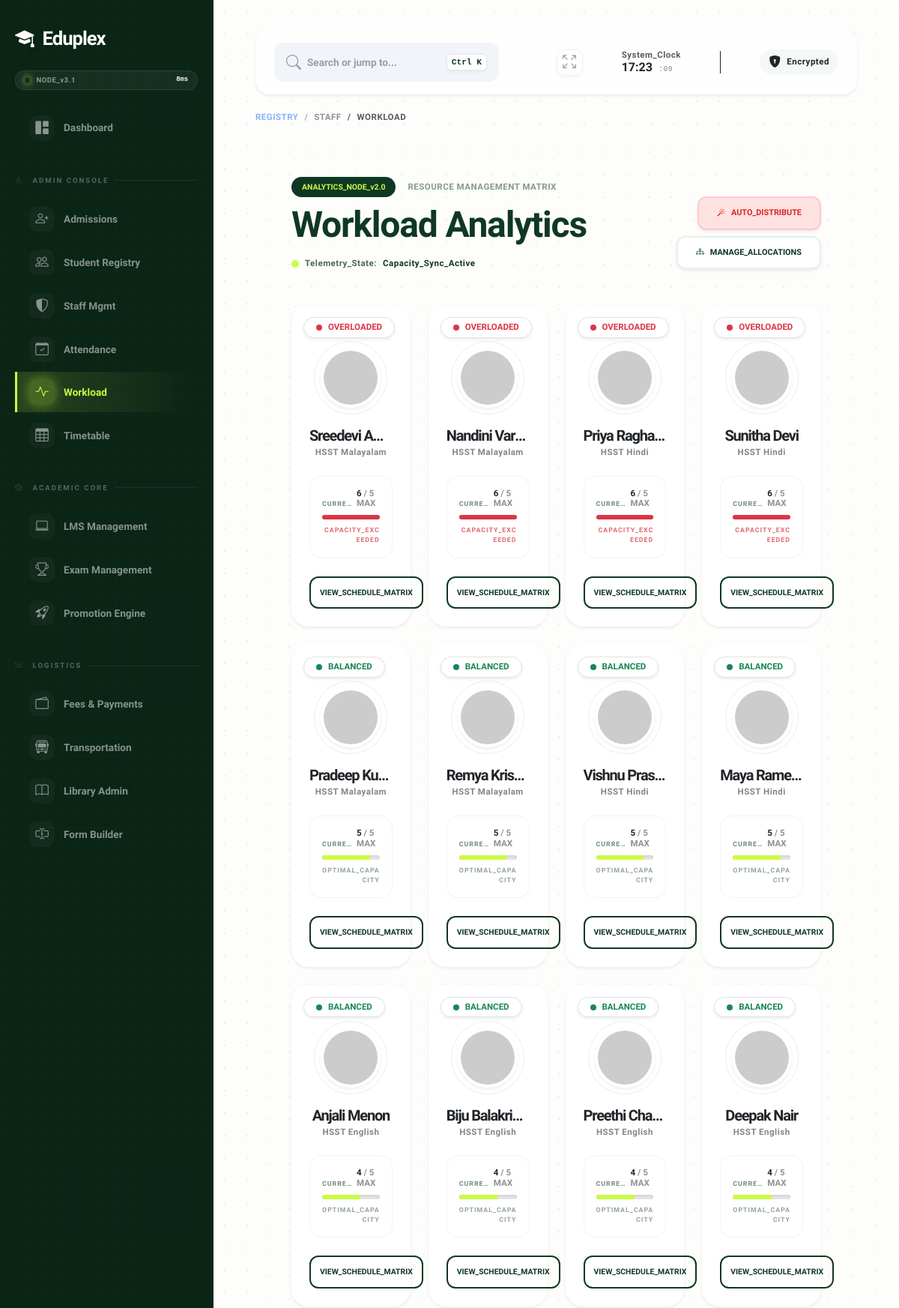
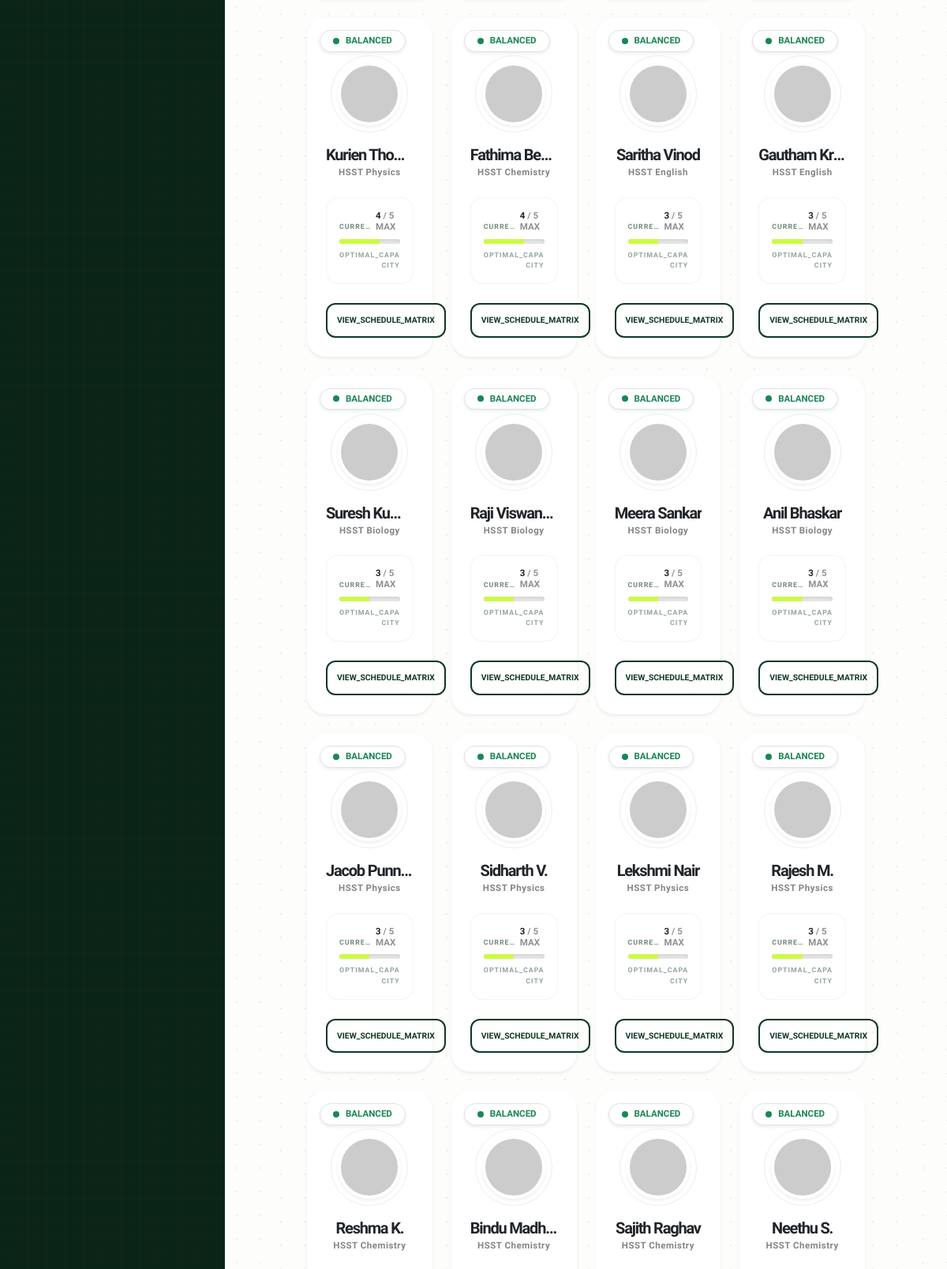
Screenshot of /staff/workload/ (signed in, upper part) with the database file from the repository (2 pictures, top to bottom).
### staff/models.py (models this page shows, shortened)
class Staff(models.Model):
    STATUS_CHOICES = [
        ('Active', 'Active'),
        ('Resigned', 'Resigned'),
        ('On_Leave', 'On Leave'),
    ]
    ROLE_CHOICES = [
        ('Teacher', 'Faculty Member'),
        ('Admin', 'Root Administrator'),
        ('Cashier', 'Financial Officer'),
        ('Librarian', 'Library Admin'),
        ('Office_Staff', 'Front Desk Operations'),
        ('Dept_Admin', 'Department Head'),
    ]
    user = models.OneToOneField(User, on_delete=models.CASCADE)
    staff_id = models.CharField(max_length=20, unique=True, null=True, blank=True)
    department = models.ForeignKey(Department, on_delete=models.SET_NULL, null=True, blank=True)
    designation = models.CharField(max_length=100)
    role = models.CharField(max_length=20, choices=ROLE_CHOICES, default='Teacher') # Added new role field
    qualification = models.CharField(max_length=100, null=True, blank=True)
    joining_date = models.DateField(default=timezone.now, null=True, blank=True)
    phone = models.CharField(max_length=15, null=True, blank=True)
    address = models.TextField(null=True, blank=True)
    is_teaching_staff = models.BooleanField(default=True)
    status = models.CharField(max_length=20, choices=STATUS_CHOICES, default='Active')

### staff/views.py (the view)
# urls.py: path('workload/', views.workload_dashboard, name='workload'),
@login_required
@user_passes_test(is_admin_or_dept_admin)
def workload_dashboard(request):
    teacher_workload = Staff.objects.filter(is_teaching_staff=True).annotate(
        subject_count=Count('allocations')
    ).order_by('-subject_count')
    return render(request, 'workload/dashboard.html', {'teachers': teacher_workload})

### templates/workload/dashboard.html (shortened to what this page needs)
{% extends 'base.html' %}
{% block content %}
<div class="theme-wrapper container-fluid p-4 p-lg-5 page-load-animation registry-blueprint">
    <div class="row align-items-end mb-5 gy-4">
        <div class="col-xl-7 col-xxl-8" style="min-width: 0;">
            <div class="d-flex align-items-center gap-3 mb-2">
                <span class="badge-node-tech flex-shrink-0">ANALYTICS_NODE_v2.0</span>
                <h6 class="text-uppercase smallest fw-black ls-1 m-0 text-theme-dark opacity-50 text-truncate">
                    Resource Management Matrix
                </h6>
            </div>
            <h1 class="display-title text-theme-dark tracking-tighter m-0 line-height-1 text-truncate w-100">
                Workload <span class="theme-accent-text-dark">Analytics</span>
            </h1>
            <div class="d-flex align-items-center gap-2 mt-3 text-theme-dark fw-bold">
                <div class="status-pulse-wrapper d-flex align-items-center flex-shrink-0"><span class="status-dot animate-pulse"></span></div>
                <span class="smallest ls-1 fw-black text-nowrap uppercase opacity-75">Telemetry_State:</span>
                <span class="smallest ls-1 fw-black text-nowrap text-theme-accent-dark uppercase">Capacity_Sync_Active</span>
            </div>
        </div>
        <div class="col-xl-5 col-xxl-4 d-flex flex-wrap justify-content-xl-end gap-2">
            {% if request.user.is_superuser %}
            <a href="{% url 'staff:auto_distribute' %}"
               class="btn-terminal-action danger text-nowrap shadow-sm justify-content-center"
               onclick="return confirm('⚠️ SYSTEM OVERRIDE: This will WIPE all current allocations and strictly re-assign teachers based on their designation. This is calculated for ~32 teachers (~4 classes each). Proceed?');">
                <i class="bi bi-magic me-2"></i>AUTO_DISTRIBUTE
            </a>
            {% endif %}
            <a href="{% url 'staff:allocation_list' %}" class="btn-terminal-action standard text-nowrap shadow-sm justify-content-center">
                <i class="bi bi-diagram-3 me-2"></i>MANAGE_ALLOCATIONS
            </a>
        </div>
    </div>
    <div class="row g-4 transition-fade">
        {% for teacher in teachers %}
        <div class="col-xl-3 col-lg-4 col-md-6">
            <div class="card card-terminal border-0 h-100 text-center terminal-node-card shadow-sm position-relative">
                <div class="position-absolute top-0 start-0 m-3">
                    <div class="terminal-badge-status border bg-white shadow-sm m-0">
                        {% if teacher.subject_count == 0 %}
                            <span class="dot-mini bg-secondary"></span>
                            <span class="smallest fw-black uppercase text-secondary">IDLE_NODE</span>
                        {% elif teacher.subject_count > 5 %}
                            <span class="dot-mini bg-danger animate-pulse-danger"></span>
                            <span class="smallest fw-black uppercase text-danger">OVERLOADED</span>
                        {% else %}
                            <span class="dot-mini bg-success"></span>
                            <span class="smallest fw-black uppercase text-success">BALANCED</span>
                        {% endif %}
                    </div>
                </div>
                <div class="card-body p-4 d-flex flex-column align-items-center mt-4">
                    <div class="terminal-avatar-wrapper mb-3 flex-shrink-0">
                        {% if teacher.photo %}
                            <img src="{{ teacher.photo.url }}" class="avatar-terminal shadow-sm" width="80" height="80">
                        {% else %}
                            <img src="https://ui-avatars.com/api/?name={{ teacher.user.get_full_name }}&background=0f3822&color=cbfb45&size=128&bold=true" class="avatar-terminal shadow-sm" width="80" height="80">
                        {% endif %}
                    </div>
                    <h5 class="fw-black text-theme-dark mb-1 tracking-tighter text-capitalize text-truncate w-100">{{ teacher.user.get_full_name }}</h5>
                    <p class="smallest fw-bold text-muted uppercase ls-1 mb-4 text-truncate w-100 opacity-75">{{ teacher.designation|default:"General Staff" }}</p>
                    <div class="terminal-data-strip w-100 p-3 mb-4 border text-start bg-white">
                        <div class="d-flex justify-content-between align-items-end mb-2">
                            <span class="label-micro m-0 text-truncate">CURRENT_LOAD</span>
                            <span class="smallest fw-black text-theme-dark">{{ teacher.subject_count }} <span class="opacity-50">/ 5 MAX</span></span>
                        </div>
                        <div class="progress bg-dark bg-opacity-10 shadow-inner" style="height: 6px; border-radius: 10px;">
                            <div class="progress-bar
                                {% if teacher.subject_count > 5 %}bg-danger
                                {% elif teacher.subject_count == 0 %}bg-secondary
                                {% else %}bg-theme-accent{% endif %}"
                                role="progressbar"
                                style="width: {% widthratio teacher.subject_count 6 100 %}%;"
                                aria-valuenow="{{ teacher.subject_count }}" aria-valuemin="0" aria-valuemax="6">
                            </div>
                        </div>
                        <div class="mt-2 text-end">
                            <span class="label-micro m-0 opacity-75 {% if teacher.subject_count > 5 %}text-danger{% endif %}">
                                {% if teacher.subject_count > 5 %}
                                    CAPACITY_EXCEEDED
                                {% elif teacher.subject_count == 0 %}
                                    ZERO_ALLOCATION
                                {% else %}
                                    OPTIMAL_CAPACITY
                                {% endif %}
                            </span>
                        </div>
                    </div>
                    <div class="mt-auto w-100 d-grid">
                        <a href="{% url 'staff:staff_detail' teacher.id %}" class="btn-terminal-outline w-100 text-nowrap">VIEW_SCHEDULE_MATRIX</a>
                    </div>
                </div>
            </div>
        </div>
        {% endfor %}
    </div>
</div>
{% endblock %}

### rows the page displays
Staff: shows "OVERLOADED", user.get_full_name "Sreedevi A…", designation "HSST Malayalam", subject_count "6", shows "CAPACITY_EXCEEDED"
Staff: shows "OVERLOADED", user.get_full_name "Nandini Var…", designation "HSST Malayalam", subject_count "6", shows "CAPACITY_EXCEEDED"
Staff: shows "OVERLOADED", user.get_full_name "Priya Ragha…", designation "HSST Hindi", subject_count "6", shows "CAPACITY_EXCEEDED"
Staff: shows "OVERLOADED", user.get_full_name "Sunitha Devi", designation "HSST Hindi", subject_count "6", shows "CAPACITY_EXCEEDED"
Staff: shows "BALANCED", user.get_full_name "Pradeep Ku…", designation "HSST Malayalam", subject_count "5", shows "OPTIMAL_CAPACITY"
Staff: shows "BALANCED", user.get_full_name "Remya Kris…", designation "HSST Malayalam", subject_count "5", shows "OPTIMAL_CAPACITY"
Staff: shows "BALANCED", user.get_full_name "Vishnu Pras…", designation "HSST Hindi", subject_count "5", shows "OPTIMAL_CAPACITY"
Staff: shows "BALANCED", user.get_full_name "Maya Rame…", designation "HSST Hindi", subject_count "5", shows "OPTIMAL_CAPACITY"
Staff: shows "BALANCED", user.get_full_name "Anjali Menon", designation "HSST English", subject_count "4", shows "OPTIMAL_CAPACITY"
Staff: shows "BALANCED", user.get_full_name "Biju Balakris…", designation "HSST English", subject_count "4", shows "OPTIMAL_CAPACITY"
Staff: shows "BALANCED", user.get_full_name "Preethi Cha…", designation "HSST English", subject_count "4", shows "OPTIMAL_CAPACITY"
Staff: shows "BALANCED", user.get_full_name "Deepak Nair", designation "HSST English", subject_count "4", shows "OPTIMAL_CAPACITY"
Staff: shows "BALANCED", user.get_full_name "Kurien Tho…", designation "HSST Physics", subject_count "4", shows "OPTIMAL_CAPACITY"
Staff: shows "BALANCED", user.get_full_name "Fathima Beevi", designation "HSST Chemistry", subject_count "4", shows "OPTIMAL_CAPACITY"
Staff: shows "BALANCED", user.get_full_name "Saritha Vinod", designation "HSST English", subject_count "3", shows "OPTIMAL_CAPACITY"
Staff: shows "BALANCED", user.get_full_name "Gautham Kr…", designation "HSST English", subject_count "3", shows "OPTIMAL_CAPACITY"
Staff: shows "BALANCED", user.get_full_name "Suresh Kum…", designation "HSST Biology", subject_count "3", shows "OPTIMAL_CAPACITY"
Staff: shows "BALANCED", user.get_full_name "Raji Viswan…", designation "HSST Biology", subject_count "3", shows "OPTIMAL_CAPACITY"
Staff: shows "BALANCED", user.get_full_name "Meera Sankar", designation "HSST Biology", subject_count "3", shows "OPTIMAL_CAPACITY"
Staff: shows "BALANCED", user.get_full_name "Anil Bhaskar", designation "HSST Biology", subject_count "3", shows "OPTIMAL_CAPACITY"
Staff: shows "BALANCED", user.get_full_name "Jacob Punn…", designation "HSST Physics", subject_count "3", shows "OPTIMAL_CAPACITY"
Staff: shows "BALANCED", user.get_full_name "Sidharth V.", designation "HSST Physics", subject_count "3", shows "OPTIMAL_CAPACITY"
Staff: shows "BALANCED", user.get_full_name "Lekshmi Nair", designation "HSST Physics", subject_count "3", shows "OPTIMAL_CAPACITY"
Staff: shows "BALANCED", user.get_full_name "Rajesh M.", designation "HSST Physics", subject_count "3", shows "OPTIMAL_CAPACITY"
Staff: shows "BALANCED", user.get_full_name "Reshma K.", designation "HSST Chemistry"
Staff: shows "BALANCED", user.get_full_name "Bindu Madh…", designation "HSST Chemistry"
Staff: shows "BALANCED", user.get_full_name "Sajith Raghav", designation "HSST Chemistry"
Staff: shows "BALANCED", user.get_full_name "Neethu S.", designation "HSST Chemistry"

### other values shown
{{ request.resolver_match.app_name }} "STAFF"
{{ request.resolver_match.url_name|replace_chars:"_, " }} "WORKLOAD"
